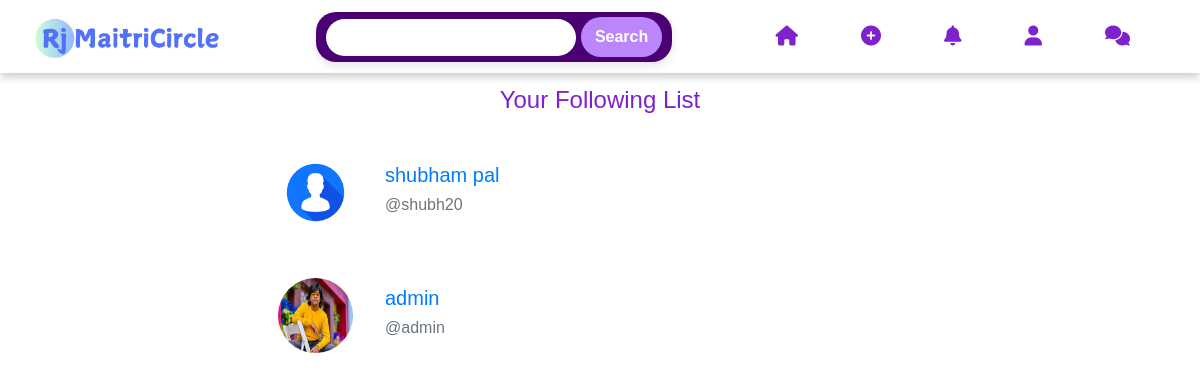
Screenshot of /user/sumIT/followers/ with the database file from the repository.
### userauths/models.py (models this page shows, shortened)
class User(AbstractUser):
    full_name = models.CharField(max_length=500, null=False, blank=False)
    username = models.CharField(max_length=500, unique= True)
    email = models.EmailField(unique=True)
    account_type = models.CharField(max_length=20, choices=ACCOUNT_TYPE)
    gender = models.CharField(choices=GENDER, max_length=10)
    otp = models.CharField(max_length=100, null=True, blank=True)
    valid_doc = models.FileField(upload_to='valid_proof/')
    is_active = models.BooleanField(default=False)
    USERNAME_FIELD = 'email'
    REQUIRED_FIELDS = ['username']
    def __str__(self):
        return self.username

class Profile(models.Model):
    pid = ShortUUID(alphabet="abcdefghijklmnopqrstuvwxyz123")
    user = models.OneToOneField(settings.AUTH_USER_MODEL, on_delete=models.CASCADE)
    image = models.FileField(upload_to=user_directory_path, default="images/default.jpg", null=True, blank=True)
    full_name = models.CharField(max_length=500, null=False, blank=False)
    bio = CKEditor5Field('Text', config_name='extends')
    dob = models.DateField(null=True, blank=True)
    created = models.DateTimeField(auto_now_add=True)
    location = models.CharField(max_length=500, null=True, blank=True)
    student_type = models.CharField(max_length=20, choices=STUDENT_TYPE)
    year_of_join = models.DateField(null=True, blank=True)
    year_of_passout = models.DateField(null=True, blank=True)
    experience = models.CharField(max_length=10000)
    skills = models.CharField(max_length=10000)
    education = models.CharField(max_length=10000)
    instagram = models.URLField(null=True, blank=True)
    git = models.URLField(null=True, blank=True)
    linkdn = models.URLField(null=True, blank=True)
    date = models.DateTimeField(auto_now_add=True)
    verified = models.BooleanField(default=False)
    saved = models.ManyToManyField(Post, related_name="saved_posts", blank=True)
    class Meta:
        ordering = ['-date']

### userauths/views.py (the view)
# urls.py: path('<username>/followers/', Follower_List, name="Follower_List"),
def Follower_List(request, username):
    user_profile = Profile.objects.get(user__username=username)
    followers = Follow.objects.filter(following=user_profile.user).select_related('follower')
    context = {
        'user_profile': user_profile,
        'followers': [f.follower for f in followers],  # List of follower profiles
    }
    return render(request, 'follows/followers.html', context)

### notification/context_processors.py (called while the page is built)
def unread_message_count(request):
    if request.user.is_authenticated:
        return {
            "unread_message_count": Notification.objects.filter(user=request.user, is_read=False, notification_type="message").count()
        }
    return {"unread_message_count": 0}

def unread_count(request):
    if request.user.is_authenticated:
        return {
            "unread_count": Notification.objects.filter(user=request.user, is_read=False).exclude(notification_type="message").count()
        }
    return {"unread_count": 0}

### templates/follows/followers.html
{% extends "partials/base.html" %}
{% load static %}
{% block content %}
    <div class="container mt-3">
        <h4 class="text-center fw-bold mb-4" style="color:#7D22CE">Your Following List</h4>
        {% for follower in followers %}
            <div class="user-card d-flex align-items-center p-3 mb-3 rounded-3">
                <div class="user-avatar">
                <a style="color:#7D22CE" href="{% url "ProfileView" follower.profile.user %}"><img src="{{follower.profile.image.url}}" alt="User Picture" class="rounded-circle mx-3" width="75px" height="75px"></a>
                </div>
                <div class="user-info ms-3 mx-3">
                <a href="{% url "ProfileView" follower.profile.user %}" class="user-name fw-bold d-block"><h5>{{follower.profile.full_name}}</h5></a>
                <span class="user-username text-muted"><h6>@{{follower.profile.user.username}}</h6></span>
                </div>
            </div>
        {% endfor %}
    </div>
{% endblock %}

### static/style/new_post.css (style rules this page uses)
* { margin: 0; padding: 0; box-sizing: border-box; font-family: Arial, sans-serif; }

### static/style/home.css (style rules this page uses)
body { padding-top: 70px; }
body { background-color: #f8f9fa; }
body { background: #000000; }

### rows the page displays
User: profile.image (placeholder picture), profile.full_name "shubham pal", profile.user.username "shubh20"
User: profile.image (picture), profile.full_name "admin", profile.user.username "admin"
